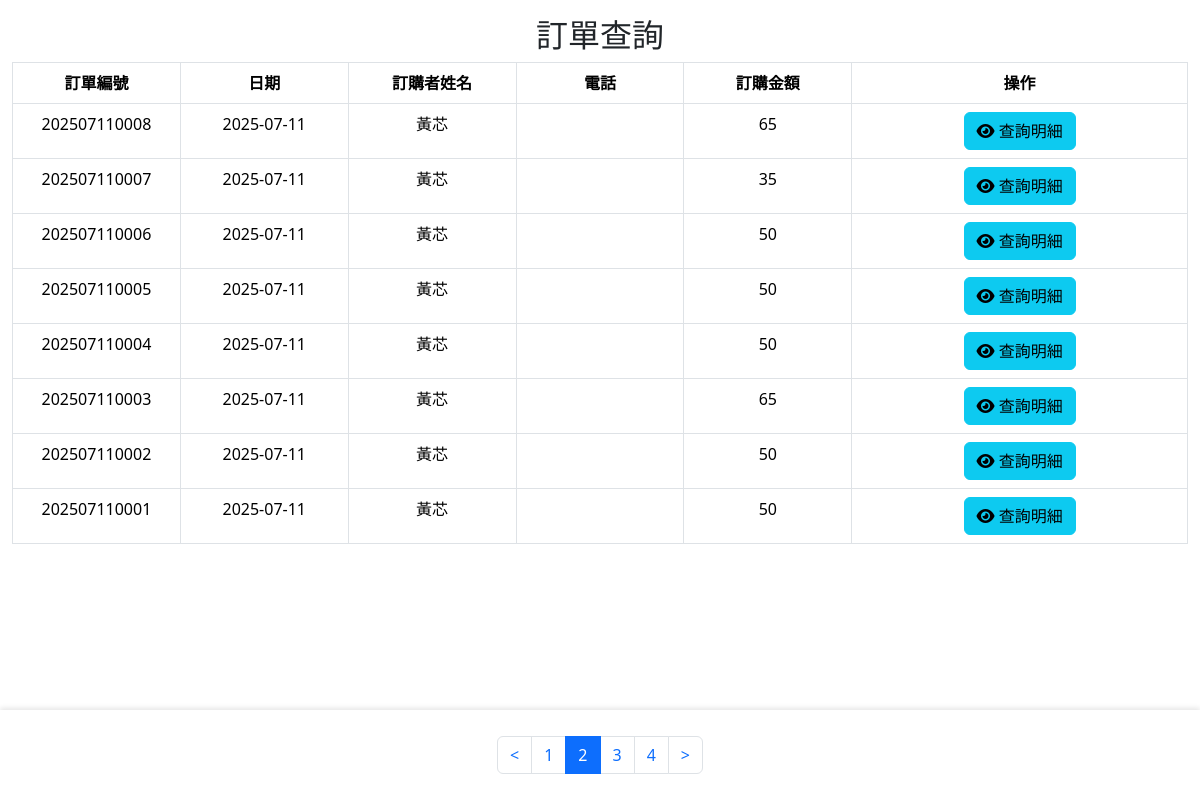
The app's page /backend/bd_query_order.php?p=2 with its own data.
### tables this page shows
CREATE TABLE `order1` (
  `id` int(10) UNSIGNED NOT NULL,
  `date1` date NOT NULL,
  `or_no` varchar(20) NOT NULL,
  `acc` text NOT NULL,
  `name` text NOT NULL,
  `amt` int(11) NOT NULL DEFAULT 0,
  `tel` varchar(20) NOT NULL,
  `created_time` timestamp NOT NULL DEFAULT current_timestamp(),
  `updated_time` timestamp NOT NULL DEFAULT current_timestamp() ON UPDATE current_timestamp()
);

### api/db.php (called while the page is built, shortened)
<?php
class DB{
  private $dsn="mysql:host=localhost;dbname=tieat;charset=utf8";
  private $pdo;
  private $table;
  function __construct($table)
  {
    $this->table=$table;
    $this->pdo=new PDO($this->dsn,'root','');
  }
  function all(...$arg){
   $sql="select * from $this->table ";
   if(isset($arg[0])){
     if(is_array($arg[0])){
        $tmp=$this->arraytosql($arg[0]);
        $sql.=" where ".join(" and ",$tmp);
     }else{
        $sql.=$arg[0];
     }
   }
   return $this->pdo->query($sql)->fetchAll(PDO::FETCH_ASSOC);
  }
}
?>

### backend/bd_query_order.php (the view, shortened to what this page needs)
<?php
include_once "../api/db.php";
?>
<!DOCTYPE html>
<html lang="en">
<head>
    <link rel="stylesheet" href="https://cdnjs.cloudflare.com/ajax/libs/bootstrap/5.3.7/css/bootstrap.min.css"
 />
</head>
<body>
    <?php include 'bd_header.php'; ?>
    <main>
        <div class="container-fluid mt-3">
            <h2 class="text-center">訂單查詢</h2>
            <?php $table = 'order1'; ?>
            <table class="table table-bordered table-hover table-fixed">
                <thead>
                    <tr>
                        <th style="width: 10%;">訂單編號</th>
                        <th style="width: 10%;">日期</th>
                        <th style="width: 10%;">訂購者姓名</th>
                        <th style="width: 10%;">電話</th>
                        <th style="width: 10%;">訂購金額</th>
                        <th style="width: 20%;">操作</th>
                    </tr>
                </thead>
                <tbody>
                    <?php
                    $all = count(${ucfirst($table)}->all());
                    $div = 8;
                    $pages = ceil($all / $div);
                    $now = $_GET['p'] ?? 1;
                    $start = ($now - 1) * $div;
                    $rows = ${ucfirst($table)}->all(" order by or_no desc limit $start,$div");
                    foreach ($rows as $row):
                    ?>
                        <tr>
                            <td><?= $row['or_no']; ?></td>
                            <td><?= $row['date1']; ?></td>
                            <td><?= $row['name']; ?></td>
                            <td><?= $row['tel']; ?></td>
                            <td><?= $row['amt']; ?></td>
                            <td>
                                <button class="btn btn-info view-details" data-or-no="<?= $row['or_no']; ?>">
                                    <i class="fa-solid fa-eye"></i> 查詢明細
                                </button>
                            </td>
                        </tr>
                    <?php endforeach; ?>
                </tbody>
            </table>
            <div class="fixed-footer">
                <div class="container mt-3">
                    <ul class="pagination justify-content-center">
                        <?php if ($now - 1 > 0): ?>
                            <li class="page-item"><a class="page-link" href="?p=<?= $now - 1; ?>"><</a></li>
                        <?php endif; ?>
                        <?php for ($i = 1; $i <= $pages; $i++): ?>
                            <li class="page-item <?= ($now == $i) ? 'active' : ''; ?>">
                                <a class="page-link" href="?p=<?= $i; ?>"><?= $i; ?></a>
                            </li>
                        <?php endfor; ?>
                        <?php if ($now + 1 <= $pages): ?>
                            <li class="page-item"><a class="page-link" href="?p=<?= $now + 1; ?>">></a></li>
                        <?php endif; ?>
                    </ul>
                </div>
            </div>
        </div>
    </main>
</body>
</html>

### backend/bd_query_order.php (style rules this page uses)
main { margin-bottom: 80px; }
.fixed-footer { position: fixed; bottom: 0; left: 0; width: 100%; background: #fff; padding: 10px 0; box-shadow: 0 -2px 5px rgba(0, 0, 0, 0.1); z-index: 100; }
.table-fixed { table-layout: fixed; width: 100%; }
.table-fixed th, .table-fixed td { white-space: nowrap; overflow: hidden; text-overflow: ellipsis; }
th, td { text-align: center; }

### records on screen
order1: or_no "202507110008", date1 "2025-07-11", name "黃芯", amt "65"
order1: or_no "202507110007", date1 "2025-07-11", name "黃芯", amt "35"
order1: or_no "202507110006", date1 "2025-07-11", name "黃芯", amt "50"
order1: or_no "202507110005", date1 "2025-07-11", name "黃芯", amt "50"
order1: or_no "202507110004", date1 "2025-07-11", name "黃芯", amt "50"
order1: or_no "202507110003", date1 "2025-07-11", name "黃芯", amt "65"
order1: or_no "202507110002", date1 "2025-07-11", name "黃芯", amt "50"
order1: or_no "202507110001", date1 "2025-07-11", name "黃芯", amt "50"
